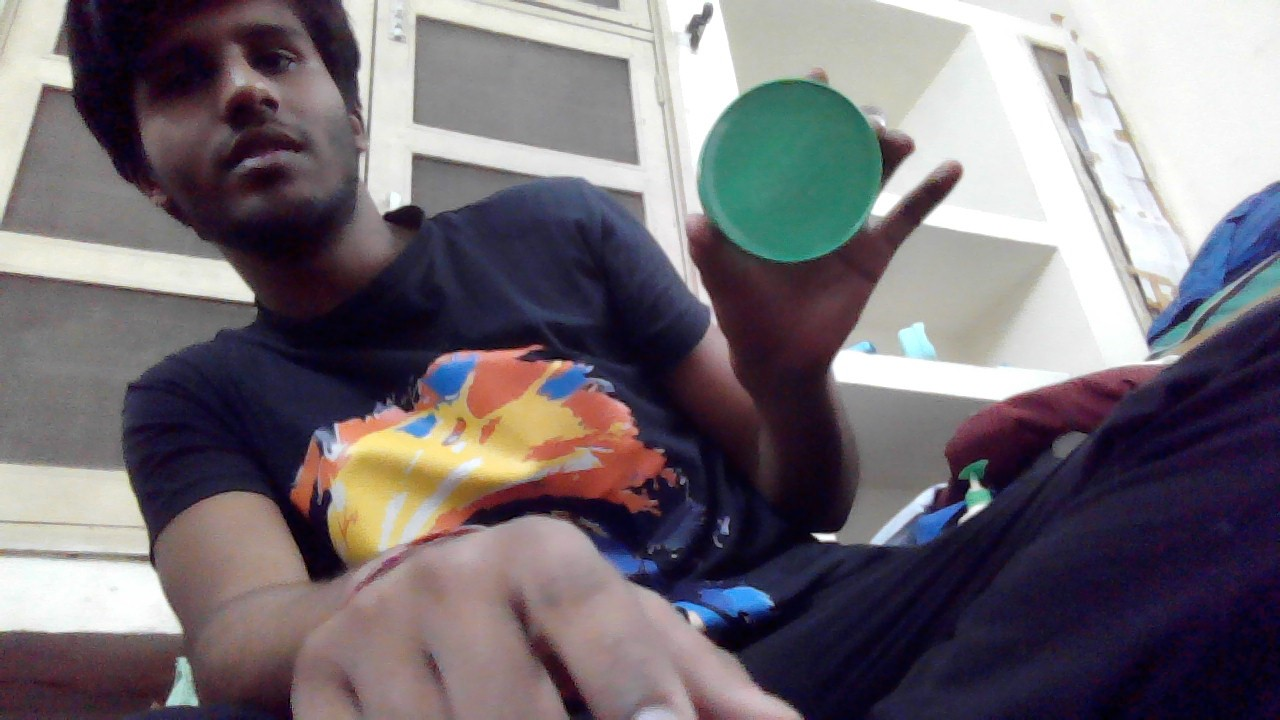
#> input picture image1.jpg, 1280 x 720 px
$ python -i main.py   (imports and definitions only)
#> lines starting #> are read from the running program, lines starting #| are printed output that depends on the picture; after the words box and inside, x2 and y2 are one past the last pixel; in counts of white or black regions, pixels touching at a corner belong together
import cv2
import pygame as pyg
import random
import numpy as np
import time

# initialise pygames
# [1 line not run here, left out]
clock = pyg.time.Clock()

# FONT -
fontScore = pyg.font.SysFont('comicsans', 30, True, True)
fontEnd = pyg.font.SysFont('comicsans', 70, True)

winSize = (960, 810)
sptSize = (128, 128)

# Window setup
# [1 line that did not run here, left out]
# [5 lines not run here, left out]

# SOUND EFFECTS -
hitSound = pyg.mixer.Sound('resources/destroy.wav')
fireSound = pyg.mixer.Sound('resources/shoot.wav')
# [6 lines not run here, left out]

# defining class of our ship
class ship:
    static = [pyg.transform.scale(pyg.image.load('resources/Blue/Small_ship_blue/L1.png'), sptSize),
              pyg.transform.scale(pyg.image.load('resources/Blue/Small_ship_blue/R1.png'), sptSize)]
    flyRight = [pyg.transform.scale(pyg.image.load('resources/Blue/Small_ship_blue/R2.png'), sptSize),
                pyg.transform.scale(pyg.image.load('resources/Blue/Small_ship_blue/R3.png'), sptSize)]
    flyLeft = [pyg.transform.scale(pyg.image.load('resources/Blue/Small_ship_blue/L2.png'), sptSize),
               pyg.transform.scale(pyg.image.load('resources/Blue/Small_ship_blue/L3.png'), sptSize)]
    bulletInterval = 5
    def __init__(self, x, y):
#> further down, picture is the input picture: shape (720, 1280, 3); mean B, G, R 116.1, 109.5, 116.4
        self.x = x
        self.y = y
        self.dir = 0
        self.vel = 15
        self.width = 95     # not image width but the width of the rectangle around it
        self.moveCount = 0  # to switch between sprites
        self.health = 950

    # [26 lines left out: functions draw, fire, not called in this run]

class Asteroids:

    # [16 lines left out: functions __init__, motion, not called in this run]

    def draw(self, win):
        self.motion()
        win.blit(self.img, (self.x, self.y))
        # pyg.draw.rect(win, (255, 0, 0), (self.x+10, self.y, self.width, self.width), 2)

class shots():
    size = (48, 48)
    image = pyg.transform.scale(pyg.image.load('resources/Blue/bullet.png'), size)

    # [12 lines left out: functions __init__, motion, not called in this run]

    def draw(self, win):
        self.motion()
        win.blit(self.image, (self.x, self.y))
        # pyg.draw.rect(win, (255, 0, 0), (self.x + 14, self.y, self.width, self.width), 2)


startLocn = (winSize[0]//2 - sptSize[0], winSize[1] - sptSize[1] - 10)
player = ship(startLocn[0], startLocn[1])
bullets = []
asteroids = []


def imageProcessing(image):
    # blur the image 2 times
    blur = cv2.blur(image, (9, 9))
    blur = cv2.blur(blur, (5, 5))
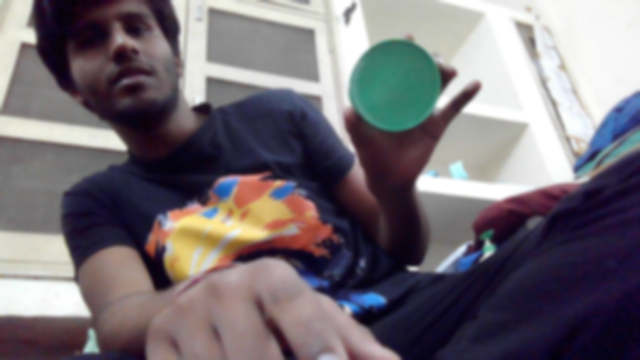
#> blur: shape (720, 1280, 3) (shown at 1/2 size); mean B, G, R 116.1, 109.5, 116.4

    # Convert into HSV
    hsv = cv2.cvtColor(blur, cv2.COLOR_BGR2HSV)
#> hsv: shape (720, 1280, 3); mean H, S, V 92.7, 79, 126.3

    # Thresholding ;-)
    lower = np.array([55, 10, 5])
    upper = np.array([85, 255, 255])
    mask = cv2.inRange(hsv, lower, upper)
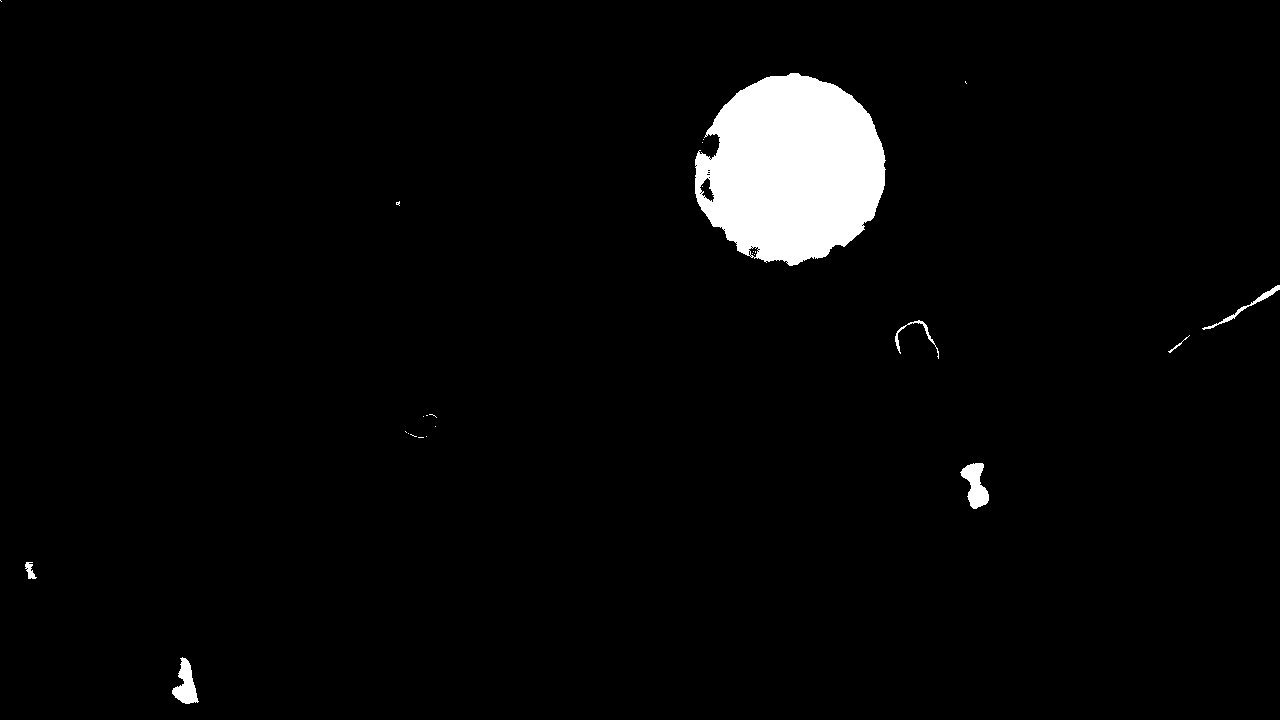
#> mask: shape (720, 1280); 3.2% white; 26 white regions (19 under 20 px), largest, box (x1, y1, x2, y2) and area: (695, 73, 886, 266) 27280, (960, 463, 989, 509) 754, (172, 657, 199, 704) 665

    # Kernels for erode and dilate respectively
    kernel_square = np.ones((11, 11), np.uint8)
    kernel_ellipse = cv2.getStructuringElement(cv2.MORPH_ELLIPSE, (5, 5))

    # Erode and dilate
    dilation = cv2.dilate(mask, kernel_ellipse, iterations=1)
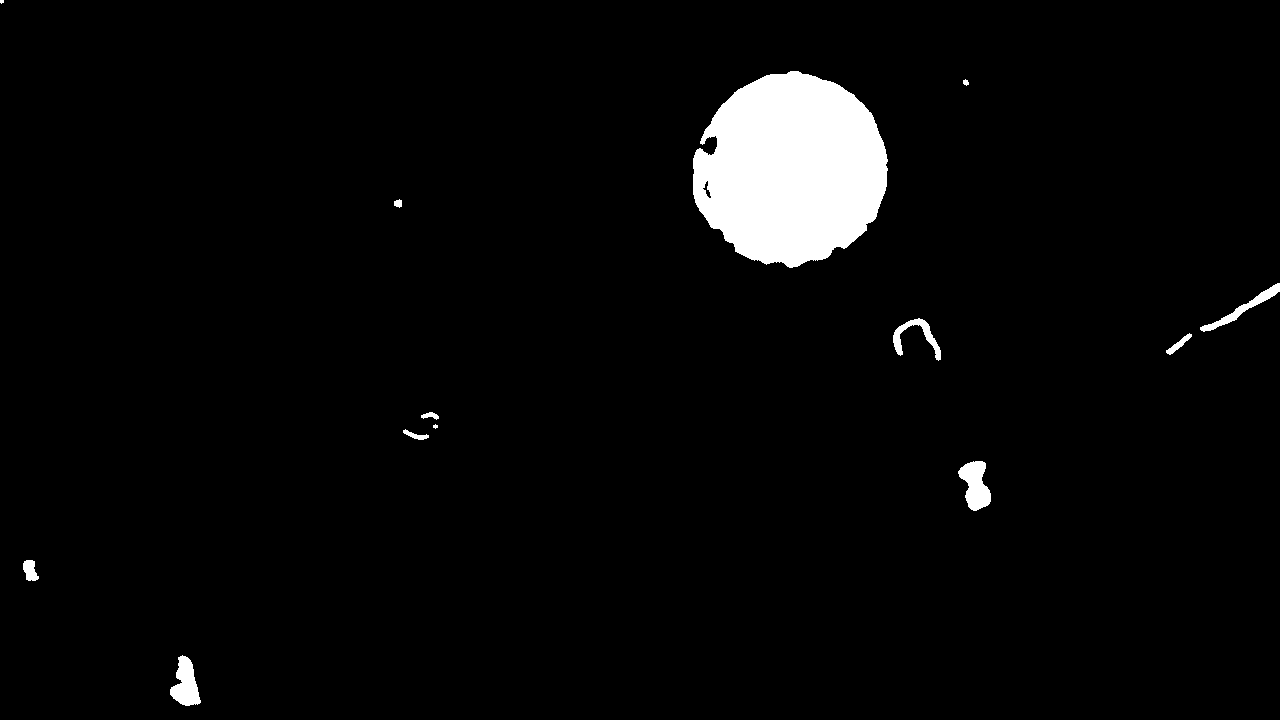
#> dilation: shape (720, 1280); 3.6% white; 13 white regions (2 under 20 px), largest, box (x1, y1, x2, y2) and area: (693, 71, 888, 268) 28906, (958, 461, 991, 511) 1039, (170, 655, 201, 706) 950
    erosion = cv2.erode(dilation, kernel_square, iterations=1)
#> erosion: shape (720, 1280); 2.7% white; 5 white regions (2 under 20 px), largest, box (x1, y1, x2, y2) and area: (698, 77, 882, 262) 24458, (966, 467, 985, 504) 260, (178, 664, 194, 700) 201
    dilation2 = cv2.dilate(erosion, kernel_ellipse, iterations=1)
#> dilation2: shape (720, 1280); 2.9% white; 3 white regions, box (x1, y1, x2, y2) and area: (696, 75, 884, 264) 25827, (964, 465, 987, 506) 469, (176, 662, 196, 702) 400
    erosion2 = cv2.erode(dilation2, kernel_square, iterations=1)
#> erosion2: shape (720, 1280); 2.4% white; 3 white regions (2 under 20 px), largest, box (x1, y1, x2, y2) and area: (702, 82, 879, 255) 21917
    dilation_final = cv2.dilate(erosion2, kernel_ellipse, iterations=1)
#> dilation_final: shape (720, 1280); 2.5% white; 3 white regions, box (x1, y1, x2, y2) and area: (700, 80, 881, 257) 23119, (974, 493, 982, 500) 39, (185, 690, 191, 697) 30
    filtered = cv2.medianBlur(dilation_final, 5)
#> filtered: shape (720, 1280); 2.5% white; 3 white regions, box (x1, y1, x2, y2) and area: (700, 80, 881, 257) 23120, (974, 494, 981, 499) 28, (185, 691, 191, 696) 22
    kernel_ellipse = cv2.getStructuringElement(cv2.MORPH_ELLIPSE, (8, 8))
    dilation2 = cv2.dilate(filtered, kernel_ellipse, iterations=1)
#> dilation2: shape (720, 1280); 2.8% white; 3 white regions, box (x1, y1, x2, y2) and area: (697, 77, 885, 261) 25463, (971, 491, 985, 503) 146, (182, 688, 195, 700) 131
    kernel_ellipse = cv2.getStructuringElement(cv2.MORPH_ELLIPSE, (5, 5))
    dilation3 = cv2.dilate(dilation2, kernel_ellipse, iterations=1)
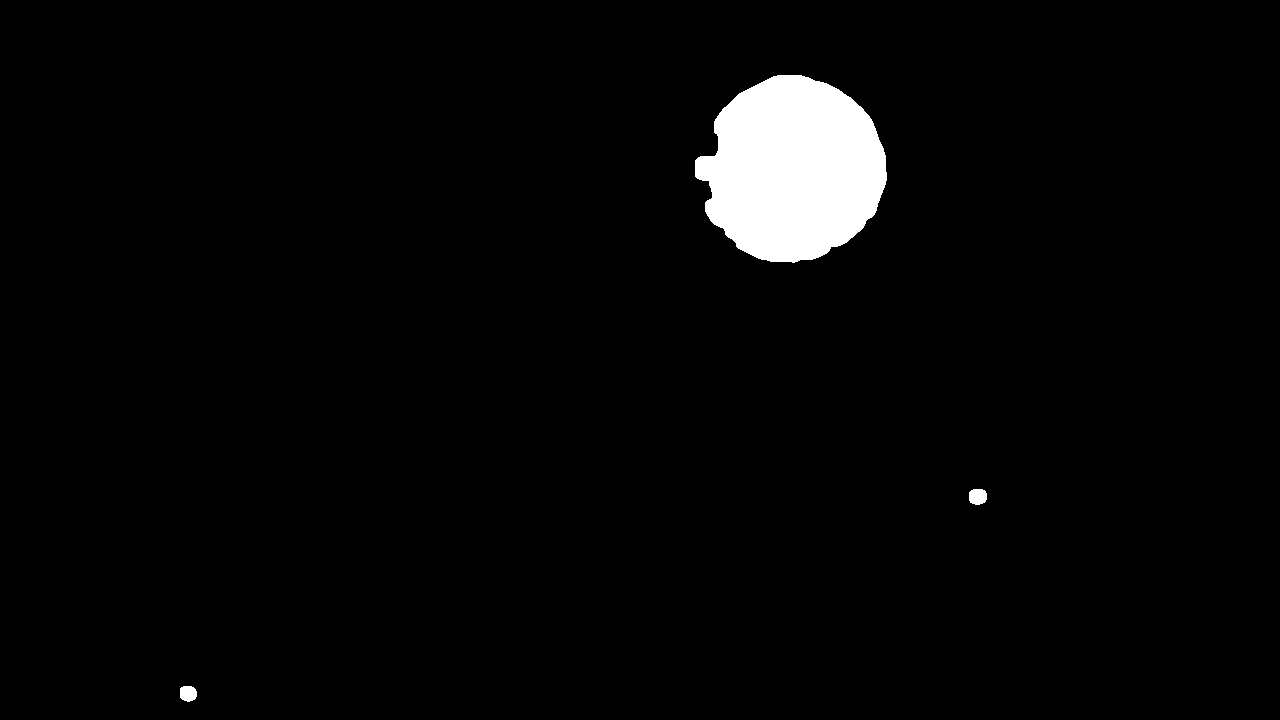
#> dilation3: shape (720, 1280); 3% white; 3 white regions, box (x1, y1, x2, y2) and area: (695, 75, 887, 263) 26714, (969, 489, 987, 505) 247, (180, 686, 197, 702) 227
    thresh = cv2.medianBlur(dilation3, 5)
#> thresh: shape (720, 1280); 2.9% white; 3 white regions, box (x1, y1, x2, y2) and area: (695, 75, 887, 263) 26721, (969, 489, 987, 505) 241, (180, 686, 197, 702) 222
    return thresh


# [68 lines left out: functions largestContour, redrawWin, not called in this run]


# [5 lines of commented-out code are left out]
score = 0
restartCounter = 100
delayCounter = 25
end = False
start = True
delay = False
lastPosition = 100
asteroidInterval = 18
play = True
centerMotion = 0
cx_old = 320

# [104 lines not run here, left out]

>>> import cv2
>>> picture = cv2.imread('image1.jpg')
>>> result = imageProcessing(picture)

$ run again, on image2.jpg
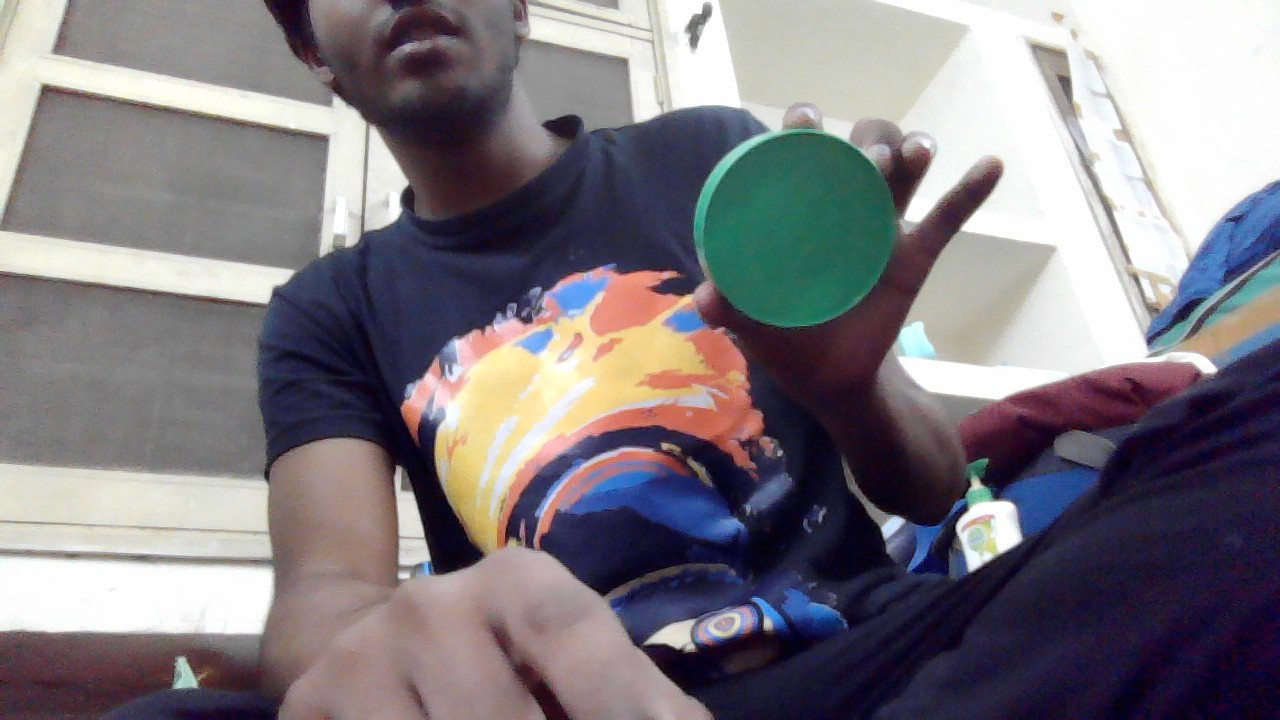
#> input picture image2.jpg, 1280 x 720 px
#> picture is the input picture: shape (720, 1280, 3); mean B, G, R 128.4, 121.8, 127
#> hsv: shape (720, 1280, 3); mean H, S, V 82.5, 68.4, 138.4
#> in imageProcessing, `mask = cv2.inRange(hsv, lower, upper)`:
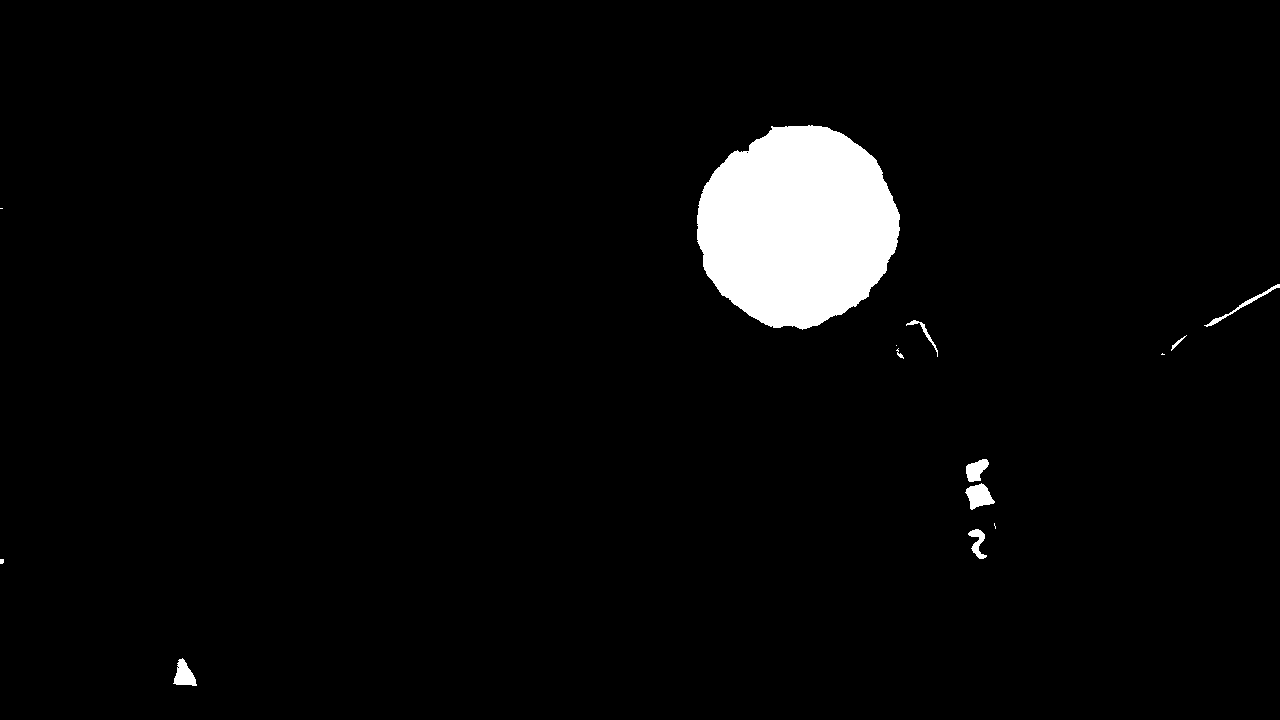
#> mask: shape (720, 1280); 3.6% white; 14 white regions (5 under 20 px), largest, box (x1, y1, x2, y2) and area: (697, 125, 900, 330) 31511, (965, 483, 995, 510) 482, (173, 658, 197, 686) 393
#> dilation: shape (720, 1280); 4% white; 12 white regions, largest, box (x1, y1, x2, y2) and area: (695, 123, 902, 332) 32881, (963, 457, 997, 512) 1182, (1202, 282, 1280, 329) 608
#> erosion: shape (720, 1280); 3.2% white; 4 white regions, box (x1, y1, x2, y2) and area: (700, 129, 896, 325) 28790, (971, 488, 988, 504) 176, (178, 664, 192, 682) 122, (970, 464, 983, 478) 81
#> erosion2: shape (720, 1280); 2.8% white; 3 white regions (1 under 20 px), largest, box (x1, y1, x2, y2) and area: (704, 132, 893, 320) 26183, (976, 493, 982, 499) 26
#> dilation_final: shape (720, 1280); 3% white; 3 white regions (1 under 20 px), largest, box (x1, y1, x2, y2) and area: (702, 130, 895, 322) 27408, (974, 491, 984, 501) 75
#> filtered: shape (720, 1280); 3% white; 3 white regions (1 under 20 px), largest, box (x1, y1, x2, y2) and area: (702, 130, 895, 322) 27407, (974, 492, 984, 501) 70
#> in imageProcessing, `dilation3 = cv2.dilate(dilation2, kernel_ellipse, iterations=1)`:
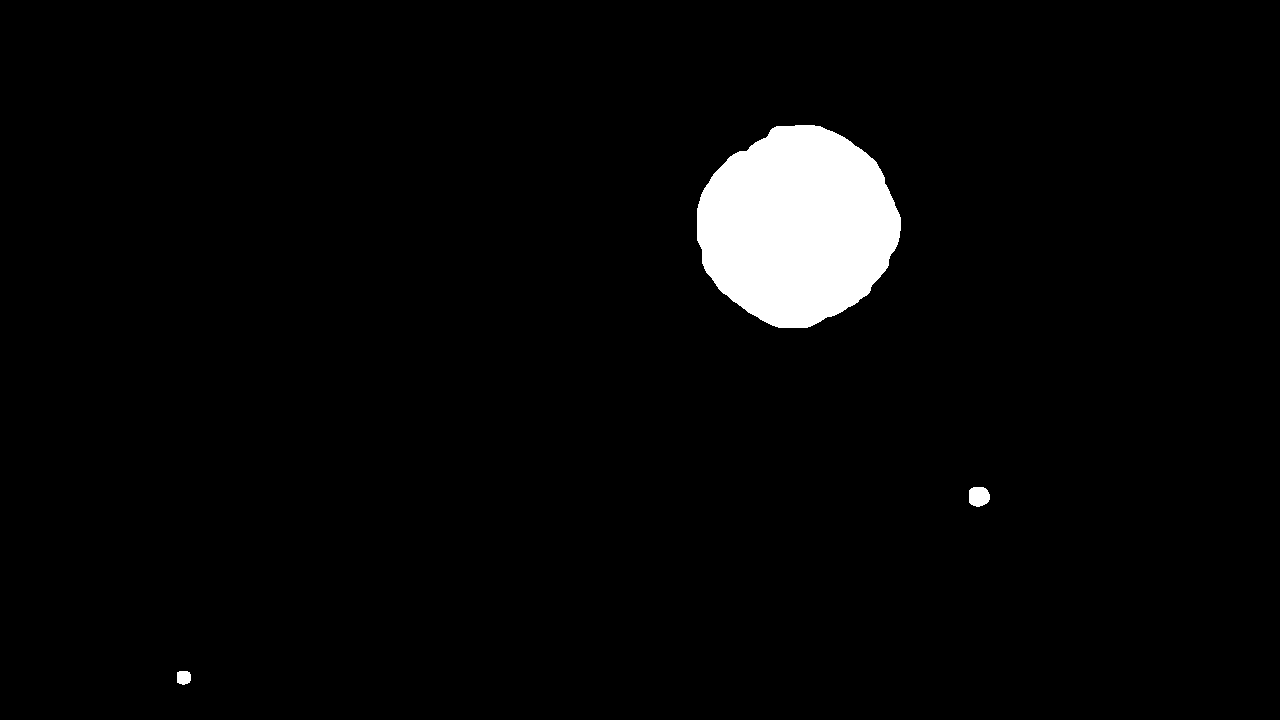
#> dilation3: shape (720, 1280); 3.4% white; 3 white regions, box (x1, y1, x2, y2) and area: (697, 125, 901, 328) 31117, (969, 487, 990, 507) 351, (177, 671, 191, 685) 171
#> thresh: shape (720, 1280); 3.4% white; 3 white regions, box (x1, y1, x2, y2) and area: (697, 125, 901, 328) 31121, (969, 487, 990, 507) 349, (177, 671, 191, 685) 167
